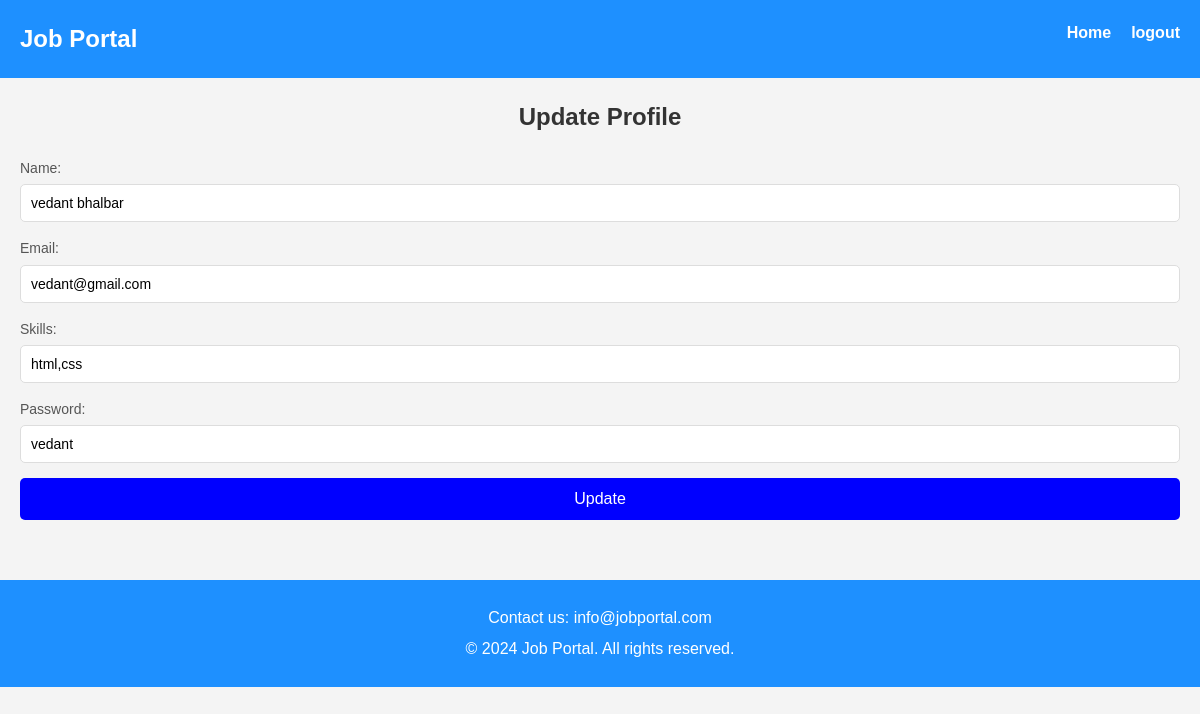
The page /profile?email=vedant@gmail.com on the database its author committed.
### mainapp/models.py (models this page shows, shortened)
class berojgar(models.Model):
    name=models.CharField(max_length=30)
    email=models.CharField(max_length=50)
    skill=models.CharField(max_length=100)
    password=models.CharField(max_length=10)

### mainapp/views.py (the view)
# urls.py: path('profile',views.profile),
def profile(request):
    i = request.GET['email']
    data = berojgar.objects.all().filter(email=i)
    return render(request,'profile.html',{'data':data})

### template/profile.html (shortened to what this page needs)
{%load static%}
<!DOCTYPE html>
<html lang="en">
<head>
    <link rel="stylesheet" href="{%static 'css/styles.css'%}">
</head>
<body>
    <header>
        <div class="logo" >
            <h1>Job Portal</h1>
        </div>
        <nav>
            <ul>
                <li><a href="/home" >Home</a></li>
                <li><a href="/out">logout</a></li>
            </ul>
        </nav>
    </header>
    <main>
        <div class="row">
            <div class="col-sm-4">
        {%for i in data%}
  <div class="container-fluid">
        <h2>Update Profile</h2>
        <form action="/update" method="POST">
            <div class="form-group">
                <label for="name">Name:</label>
                <input type="text" id="name" name="name" value="{{i.name}}" required>
            </div>
            <div class="form-group">
                <label for="email">Email:</label>
                <input type="email" id="email" name="email" value="{{i.email}}" required>
            </div>
            <div class="form-group">
                <label for="skills">Skills:</label>
                <input type="text" id="skills" name="skill" value="{{i.skill}}"  required>
            </div>
            <div class="form-group">
                <label for="password">Password:</label>
                <input type="text" id="password" name="password" value="{{i.password}}" required>
            </div>
            <button type="submit" class="submit-btn">Update</button>
        </form>
    </div>
         {%endfor%}
            </div>
        </div>
    </main>
    <footer id="contact">
        <p>Contact us: info@jobportal.com</p>
        <p>&copy; 2024 Job Portal. All rights reserved.</p>
    </footer>
</body>
</html>

### static/css/styles.css (style rules this page uses)
* { margin: 0; padding: 0; box-sizing: border-box; }
body { font-family: Arial, sans-serif; line-height: 1.6; background-color: #f4f4f4; color: #333; }
header { display: flex; justify-content: space-between; padding: 20px; background-color:#1e90ff; color: #fff; }
header .logo h1 { font-size: 24px; }
nav ul { list-style: none; display: flex; gap: 20px; }
nav a { color: #fff; text-decoration: none; font-weight: bold; }
main { padding: 20px; }
footer { background-color: #1e90ff; color: #fff; padding: 20px; text-align: center; margin-top: 40px; }
footer p { margin: 5px 0; }

### template/profile.html (style rules this page uses)
h2 { text-align: center; margin-bottom: 20px; color: #333; }
.form-group { margin-bottom: 15px; }
label { display: block; font-size: 14px; margin-bottom: 5px; color: #555; }
input { width: 100%; padding: 10px; font-size: 14px; border: 1px solid #ddd; border-radius: 5px; }
button.submit-btn { width: 100%; padding: 12px; background-color: blue; border: none; color: white; font-size: 16px; border-radius: 5px; cursor: pointer; transition: background-color 0.3s ease; }

### rows shown on the page
berojgar: name "vedant bhalbar", email "vedant@gmail.com", skill "html,css", password "vedant"
